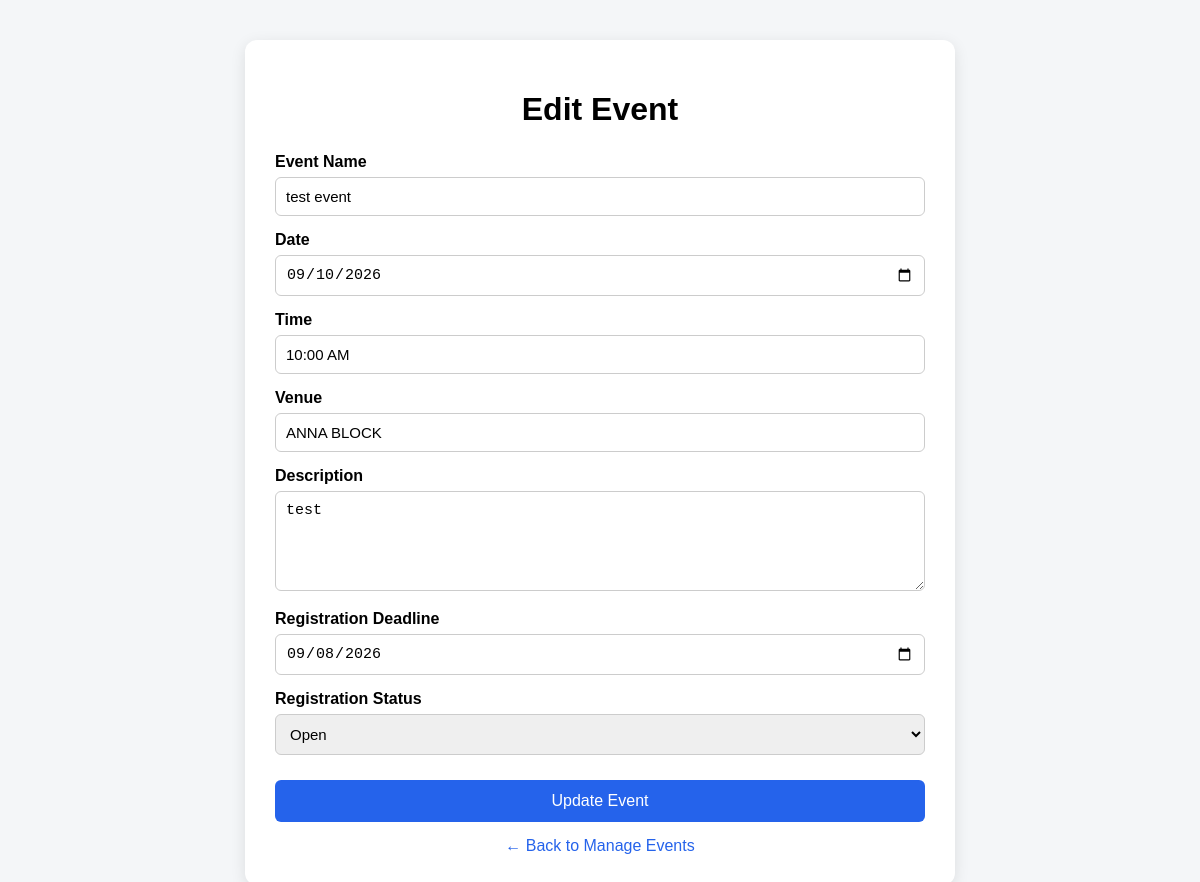
Screenshot of /admin/update-event/1 (signed in) with the database file from the repository.
### tables this page shows
CREATE TABLE events (
            id INTEGER PRIMARY KEY AUTOINCREMENT,
            name TEXT NOT NULL,
            date TEXT NOT NULL,
            time TEXT NOT NULL,
            venue TEXT NOT NULL,
            description TEXT,
            registration_deadline TEXT,
            registration_open INTEGER DEFAULT 1
        , capacity INTEGER DEFAULT 100);

### app.py (the view, shortened to what this page needs)
@app.route("/admin/update-event/<int:event_id>", methods=["GET", "POST"])
def update_event(event_id):
    if not session.get("admin"):
        return redirect("/admin-login")
    conn = get_db()
    event = conn.execute(
        """
        SELECT *
        FROM events
        WHERE id = ?
        """,
        (event_id,)
    ).fetchone()
    if not event:
        conn.close()
        return "Event not found"
    conn.close()
    return render_template(
        "update_event.html",
        event=event
    )

### app.py (called while the page is built)
def get_db():
    conn = sqlite3.connect(DATABASE)
    conn.row_factory = sqlite3.Row
    return conn

### templates/update_event.html (shortened to what this page needs)
<!DOCTYPE html><html lang="en">
<head>
</head><body><div class="container"><h1>Edit Event</h1>
<form method="POST">
    <label>Event Name</label>
    <input
        type="text"
        name="name"
        value="{{ event['name'] }}"
        required
    >
    <label>Date</label>
    <input
        type="date"
        name="date"
        value="{{ event['date'] }}"
        required
    >
    <label>Time</label>
    <input
        type="text"
        name="time"
        value="{{ event['time'] }}"
        required
    >
    <label>Venue</label>
    <input
        type="text"
        name="venue"
        value="{{ event['venue'] }}"
        required
    >
    <label>Description</label>
    <textarea name="description">{{ event['description'] or '' }}</textarea>
    <label>Registration Deadline</label>
    <input
        type="date"
        name="registration_deadline"
        value="{{ event['registration_deadline'] or '' }}"
    >
    <label>Registration Status</label>
    <select name="registration_open">
        <option value="1" {% if event['registration_open'] == 1 %}selected{% endif %}>
            Open
        </option>
    </select>
    <button type="submit">Update Event</button>
</form>
<a class="back" href="/admin/events">← Back to Manage Events</a>
</div></body>
</html>

### templates/update_event.html (style rules this page uses)
body { font-family: Arial, sans-serif; background: #f4f6f8; margin: 0; padding: 0; }
.container { width: 90%; max-width: 650px; margin: 40px auto; background: white; padding: 30px; border-radius: 12px; box-shadow: 0 4px 15px rgba(0,0,0,0.1); }
h1 { text-align: center; margin-bottom: 25px; }
label { display: block; margin-top: 15px; margin-bottom: 6px; font-weight: bold; }
input, textarea, select { width: 100%; padding: 10px; border: 1px solid #ccc; border-radius: 6px; box-sizing: border-box; font-size: 15px; }
textarea { height: 100px; resize: vertical; }
button { width: 100%; margin-top: 25px; padding: 12px; background: #2563eb; color: white; border: none; border-radius: 6px; font-size: 16px; cursor: pointer; }
.back { display: block; text-align: center; margin-top: 15px; text-decoration: none; color: #2563eb; }

### rows the page displays
events: name "test event", date "09/10/2026", time "10:00 AM", venue "ANNA BLOCK", description "test", registration_deadline "09/08/2026", registration_open "Open"
